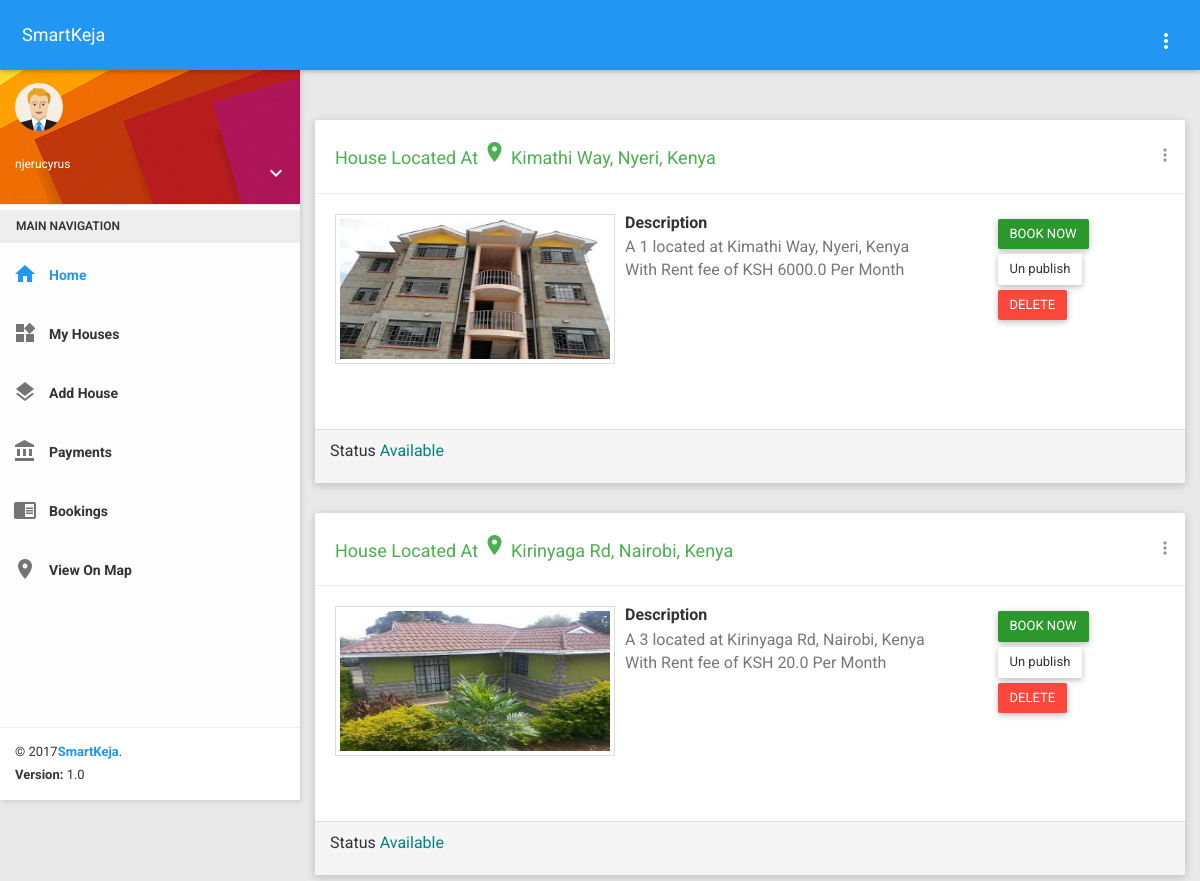
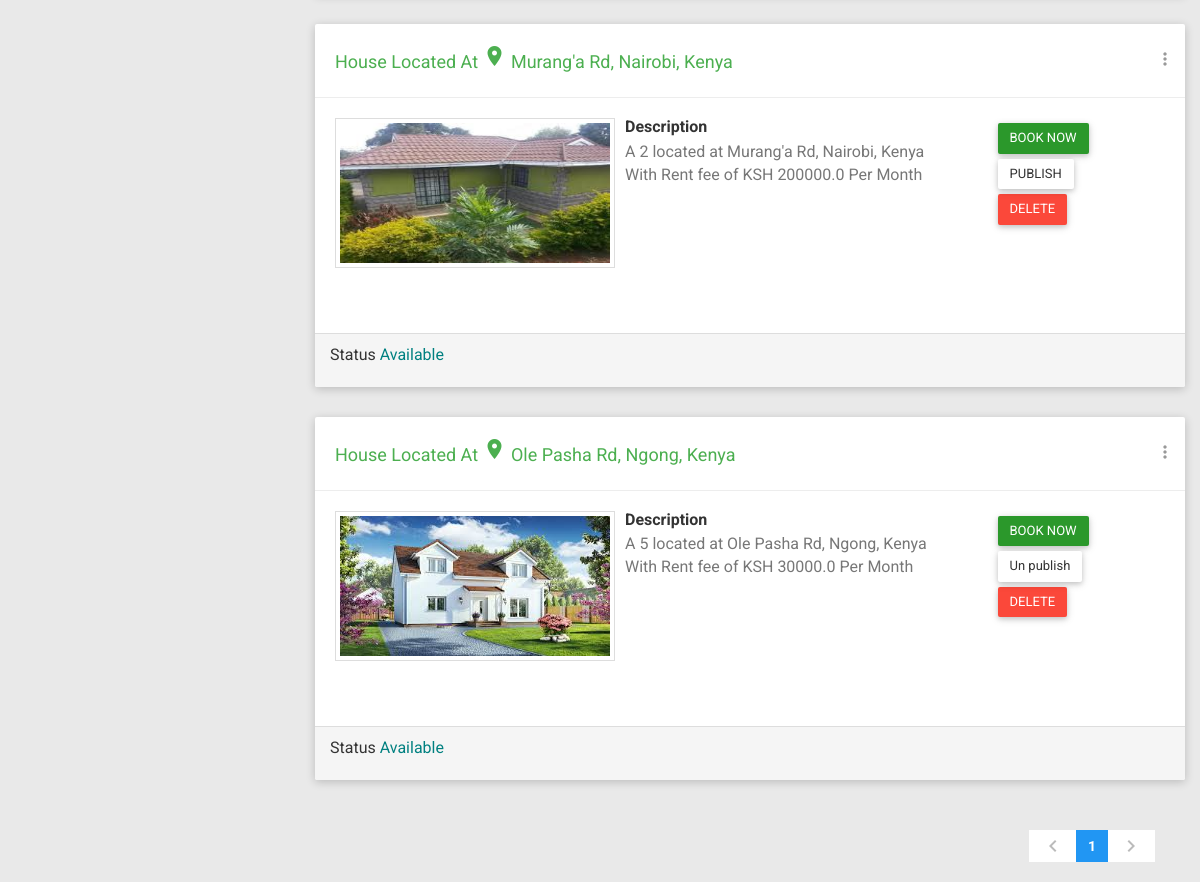
/dashboard/myposts/ (signed in), run on an earlier commit of the app's database (2 pictures, top to bottom).
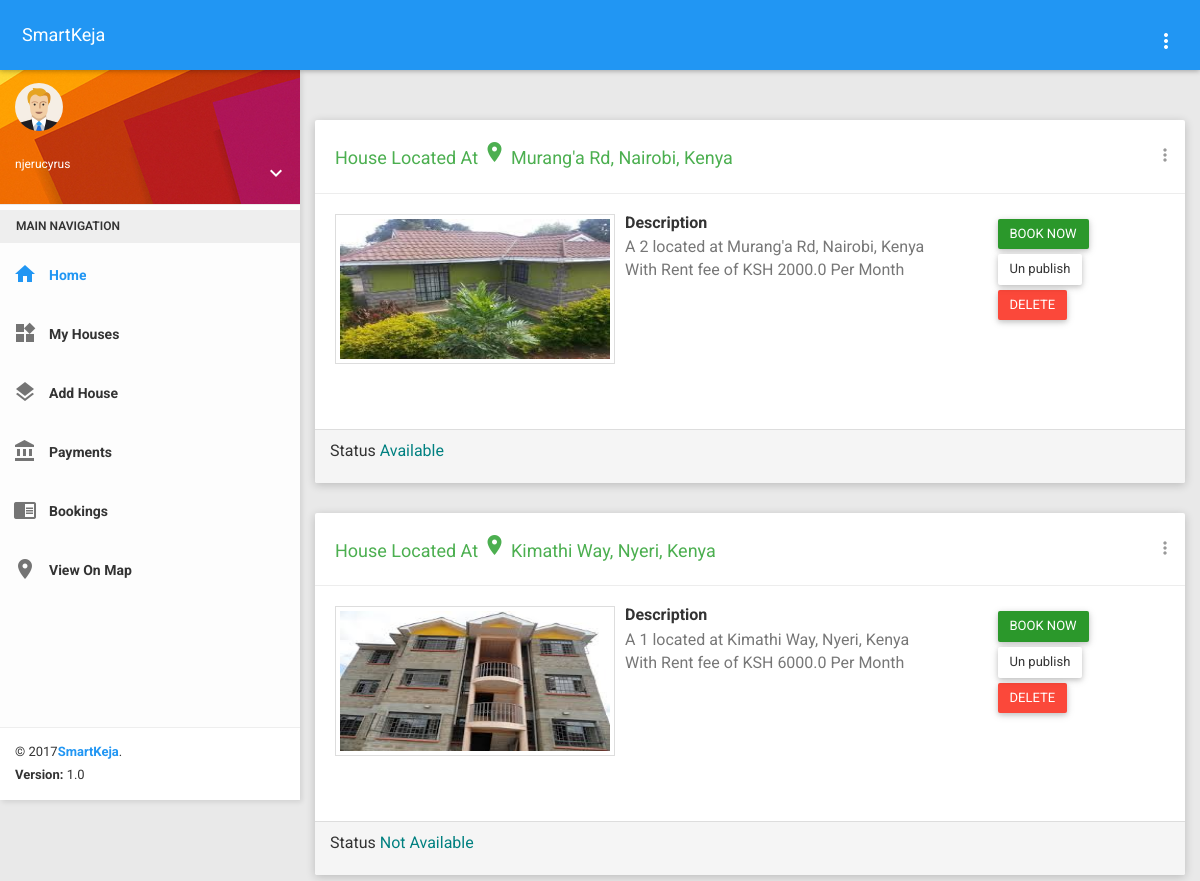
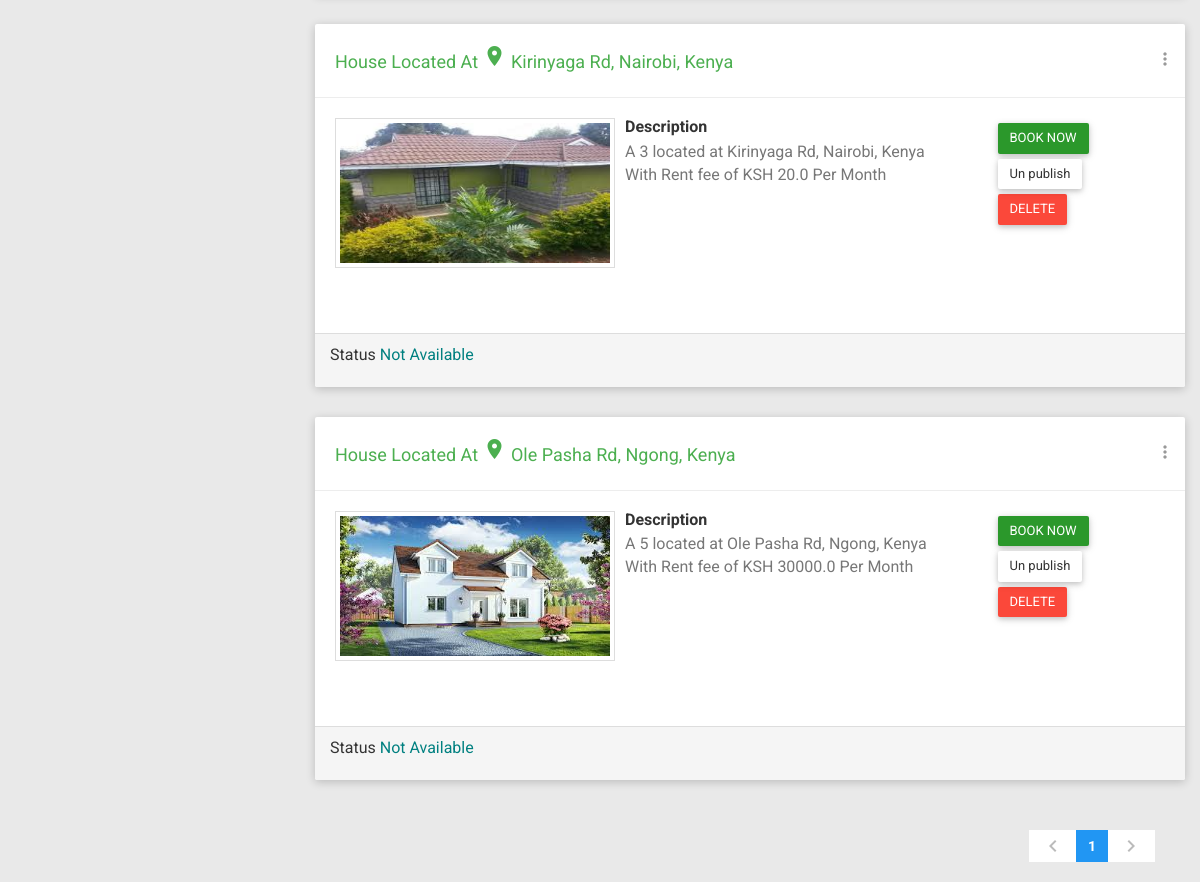
And on a later commit of the database (2 pictures, top to bottom).
### smarthouse/models.py (models this page shows, shortened)
class House(models.Model):
    managed_by = models.ForeignKey(User)
    lat = models.FloatField()
    lng = models.FloatField()
    location = models.CharField(max_length=200)
    rent_price = models.FloatField()
    sale_price = models.FloatField()
    bedrooms = models.IntegerField()
    description = models.TextField()
    on_sale = models.BooleanField(default=False)
    is_available = models.BooleanField(default=True)
    primary_img = models.ImageField(upload_to='uploads/')
    is_published = models.BooleanField(default=False)
    date_posted = models.DateTimeField(auto_now_add=True)
    class Meta:
        ordering = ('-is_available', '-date_posted')

### smarthouse/views.py (the view)
# urls.py: url(r'^dashboard/myposts/$', views.MyHousePostsView.as_view(), name='myposts'),
class MyHousePostsView(LoginRequiredMixin, ListView):
    login_url = '/login'
    template_name = 'dashboard/pages/myhouses.html'
    paginate_by = 10
    context_object_name = 'house_posts'
    def get_queryset(self):
        object_list = House.objects.filter(managed_by=self.request.user)
        return object_list

### smarthouse/context_processors.py (called while the page is built)
def get_account_type(request):
    account_type = ''
    phone_number = ''
    context = dict({})
    try:
        if request.user.is_authenticated:
            agent_exists = Agent.objects.filter(user=request.user)[:1].exists()
            if agent_exists:
                account_type = 'agent'
                agent = Agent.objects.get(user=request.user)
                phone_number = agent.phone_number
            if request.user.is_staff:
                account_type = "owner"
                house_owner = HouseOwner.objects.get(user=request.user)
                phone_number = house_owner.phone_number
            if not request.user.is_staff and not agent_exists:
                account_type = "client"
    except (Agent.DoesNotExist, HouseOwner.DoesNotExist):
        pass
    context['account_type'] = account_type
    context['phone_number'] = phone_number
    return context

def get_house_posts(request):
    context = dict({})
    houses = House.objects.all()
    context['house_options'] = houses
    return context

### smartkeja/templates/dashboard/pages/myhouses.html (shortened to what this page needs)
{% extends 'dashboard/index.html' %}
{% load staticfiles %}
{% block content %}
    {% if house_posts %}
        {% for house in house_posts %}
            <div class="row clearfix">
            <div class="card">
                <div class="header">
                    <h2>
                        <a href="{{ board.get_absolute_url }}" style="color: #4CAF50">
                            House Located At <i class="material-icons">room</i> {{ house.location }}
                        </a>
                    </h2>
                    <ul class="header-dropdown m-r--5">
                        <li class="dropdown">
                            <a href="javascript:void(0);" class="dropdown-toggle" data-toggle="dropdown"
                               role="button" aria-haspopup="true" aria-expanded="false">
                                <i class="material-icons">more_vert</i>
                            </a>
                        </li>
                    </ul>
                </div>
                <div class="body">
                    <div class="media">
                        <div class="media-left">
                            <a href="javascript:void(0);">
                                <img class="media-object thumbnail" src="{{ house.primary_img.url }}"
                                     width="280" height="150">
                            </a>
                        </div>
                        <div class="media-body">
                            <div class="row">
                                <div class="col-md-7">
                                    <h4 class="media-heading">Description</h4>
                                    <p style="font-family: Roboto; font-size: 16px;">A {{ house.bedrooms }} located
                                        at {{ house.location }}
                                        {% if house.on_sale %}Going for KSH {{ house.sale_price }}
                                        {% else %}
                                            With Rent fee of KSH {{ house.rent_price }} Per Month
                                        {% endif %}
                                    </p>
                                </div>
                                <div class="col-md-5">
                                    <ul style="list-style: none">
                                        {% if house.on_sale %}
                                            <li>
                                                <a href="#" class="btn btn-primary waves-effect">BUY NOW</a>
                                            </li>
                                        {% else %}
                                            <li>
                                                <a href="#" class="btn btn-success waves-effect">BOOK NOW</a>
                                            </li>
                                        {% endif %}
                                        {% if house.is_published %}
                                            <li>
                                                <button class="btn btn-default waves-effect"
                                                        onclick="showConfirmMessage('{{ house.pk }}', 'off')">Un publish
                                                </button>
                                            </li>
                                        {% else %}
                                            <li>
                                                <button class="btn btn-default waves-effect"
                                                        onclick="showConfirmMessage('{{ house.pk }}', 'on')">PUBLISH
                                                </button>
                                            </li>
                                        {% endif %}
                                        <li>
                                            <a href="{% url 'smarthouse:delete_house' pk=house.pk %} "
                                               class="btn btn-danger">DELETE</a>
                                        </li>
                                    </ul>
                                </div>
                            </div>
                        </div>
                    </div>
                </div>
                <div class="panel-footer">
                    <p>
                        <small style="font-size: 16px;">Status <span
                                style="color: teal;">
                                           {% if not house.is_available %} Not Available{% else %}
                                               Available {% endif %}
                                        </span>
                        </small>
                    </p>
                </div>
            </div>
            </div>
        {% endfor %}
        <div class="container-fluid pull-right">
            <nav>
                <ul class="pagination">
                    {% if page_obj.has_previous %}
                        <li>
                            <a href="?page={{ page_obj.previous_page_number }}" aria-label="Previous">
                                <i class="material-icons">chevron_left</i>
                                <span class="sr-only">Previous</span>
                            </a>
                        </li>
                    {% else %}
                        <li class="disabled">
                            <a href="javascript:void(0);">
                                <i class="material-icons">chevron_left</i>
                            </a>
                        </li>
                    {% endif %}
                    {% for l in  page_obj.paginator.page_range %}
                        {% if forloop.counter <= 10 %}
                            <li class="{% if forloop.counter == page_obj.number %}active{% endif %}"><a
                                    href="?page={{ forloop.counter }}" class="waves-effect">{{ forloop.counter }}</a>
                            </li>
                        {% endif %}
                    {% endfor %}
                    {% if page_obj.has_next %}
                        <li>
                            <a href="?page={{ page_obj.next_page_number }}" class="waves-effect">
                                <i class="material-icons">chevron_right</i>
                            </a>
                        </li>
                    {% else %}
                        <li class="disabled">
                            <a href="javascript:void(0);">
                                <i class="material-icons">chevron_right</i>
                            </a>
                        </li>
                    {% endif %}
                </ul>
            </nav>
        </div>
    {% else %}
        <div class="alert alert-info">
            <p>You do not have any houses posted for sale or rent. <a href="{% url 'smarthouse:post_house' %}">Click
                here to post</a></p>
        </div>
    {% endif %}
{% endblock %}

### smartkeja/templates/dashboard/index.html (shortened to what this page needs)
﻿{% load staticfiles %}
<!DOCTYPE html>
<html>
<head>
    {% include 'css.html' %}
</head>
<body class="theme-blue">
    <nav class="navbar">
        <div class="container-fluid">
            <div class="navbar-header">
                <a class="navbar-brand" href="#">SmartKeja</a>
            </div>
            <div class="collapse navbar-collapse" id="navbar-collapse">
                <ul class="nav navbar-nav navbar-right">
                    <li class="pull-right"><a href="javascript:void(0);" class="js-right-sidebar" data-close="true"><i class="material-icons">more_vert</i></a></li>
                </ul>
            </div>
        </div>
    </nav>
    <section>
        <aside id="leftsidebar" class="sidebar">
            <div class="user-info">
                <div class="image">
                    <img src="{% static 'images/user.png' %}" width="48" height="48" alt="User" />
                </div>
                <div class="info-container">
                    <div class="email">{{ request.user }}</div>
                    <div class="btn-group user-helper-dropdown">
                        <i class="material-icons" data-toggle="dropdown" aria-haspopup="true" aria-expanded="true">keyboard_arrow_down</i>
                    </div>
                </div>
            </div>
            <div class="menu">
                <ul class="list">
                    <li class="header">MAIN NAVIGATION</li>
                    <li class="active">
                        <a href="{% url 'smarthouse:dashboard_index' %}">
                            <i class="material-icons">home</i>
                            <span>Home</span>
                        </a>
                    </li>
                    <li>
                        <a href="{% url 'smarthouse:myposts' %}">
                            <i class="material-icons">widgets</i>
                            <span>My Houses</span>
                        </a>
                    </li>
                    <li>
                        <a href="{% url 'smarthouse:post_house' %}">
                            <i class="material-icons">layers</i>
                            <span>Add House</span>
                        </a>
                    </li>
                    <li>
                        <a href="{% url 'smarthouse:payments' %}">
                            <i class="material-icons">account_balance</i>
                            <span>Payments</span>
                        </a>
                    </li>
                    <li>
                        <a href="{% url 'smarthouse:my_house_booking' %}">
                            <i class="material-icons">chrome_reader_mode</i>
                            <span>Bookings</span>
                        </a>
                    </li>
                    <li>
                        <a href="{% url 'smarthouse:map_view' %}">
                            <i class="material-icons">place</i>
                            <span>View On Map</span>
                        </a>
                    </li>
                </ul>
            </div>
            <div class="legal">
                <div class="copyright">
                    &copy; 2017<a href="javascript:void(0);">SmartKeja</a>.
                </div>
                <div class="version">
                    <b>Version: </b> 1.0
                </div>
            </div>
        </aside>
    </section>
    <section class="content">
        <div class="container-fluid">
            <div class="row clearfix">
                <div class="col-xs-12 col-sm-12 col-md-12 col-lg-12">
                    {% block content %}{% endblock %}
                </div>
            </div>
        </div>
    </section>
</body>
</html>

### smartkeja/templates/css.html (shortened to what this page needs)
{% load staticfiles %}
    <link href="{% static 'plugins/bootstrap/css/bootstrap.css' %}" rel="stylesheet">
    <link href="{% static 'plugins/font-awesome/css/font-awesome.min.css' %}" rel="stylesheet">
    <link href="{% static 'plugins/node-waves/waves.css' %}" rel="stylesheet" />
    <link href="{% static 'plugins/animate-css/animate.css' %}" rel="stylesheet" />
    <link href="{% static 'plugins/sweetalert/sweetalert.css' %}" rel="stylesheet" />
    <link href="{% static 'css/themes/all-themes.css' %}" rel="stylesheet" />
    <link href="{% static 'plugins/jquery-datatable/skin/bootstrap/css/dataTables.bootstrap.css' %}" rel="stylesheet">
    <link href="{% static 'plugins/multi-select/css/multi-select.css' %}" rel="stylesheet">
    <link href="{% static 'plugins/jquery-spinner/css/bootstrap-spinner.css' %}" rel="stylesheet">
    <link href="{% static 'plugins/bootstrap-tagsinput/bootstrap-tagsinput.css' %}" rel="stylesheet">
    <link href="{% static 'plugins/bootstrap-select/css/bootstrap-select.css' %}" rel="stylesheet" />
    <link href="{% static 'plugins/nouislider/nouislider.min.css' %}" rel="stylesheet" />
    <link href="{% static 'plugins/waitme/waitMe.css' %}" rel="stylesheet">
   <link href="{% static 'plugins/ion-rangeslider/css/ion.rangeSlider.css' %}" rel="stylesheet" />
    <link href="{% static 'plugins/ion-rangeslider/css/normalize.css' %}" rel="stylesheet"/>
    <link href="{% static 'plugins/ion-rangeslider/css/ion.rangeSlider.skinFlat.css' %}" rel="stylesheet" />
    <link href="{% static 'css/style.css' %}" rel="stylesheet">

### smartkeja/templates/js.html (shortened to what this page needs)
{% load staticfiles %}

### smartkeja/static_files/css/themes/all-themes.css (style rules this page uses)
.theme-blue .navbar { background-color: #2196F3; }
.theme-blue .navbar-brand { color: #fff; }
.theme-blue .nav > li > a { color: #fff; }
.theme-blue .sidebar .menu .list li.active { background-color: transparent; }
.theme-blue .sidebar .menu .list li.active > :first-child i, .theme-blue .sidebar .menu .list li.active > :first-child span { color: #2196F3; }
.theme-blue .sidebar .legal { background-color: #fff; }
.theme-blue .sidebar .legal .copyright a { color: #2196F3 !important; }

### smartkeja/templates/dashboard/pages/myhouses.html (style rules this page uses)
li { margin-top: 5px; }

What changed in the data, as far as the page shows it:
changed House "Murang'a Rd, Nairobi, Kenya": rent_price "200000.0" → "2000.0"; is_published "PUBLISH" → "Un publish"; moves up the list
changed House "Kimathi Way, Nyeri, Kenya": is_available "Available" → "Not Available"
changed House "Kirinyaga Rd, Nairobi, Kenya": is_available "Available" → "Not Available"
changed House "Ole Pasha Rd, Ngong, Kenya": is_available "Available" → "Not Available"
